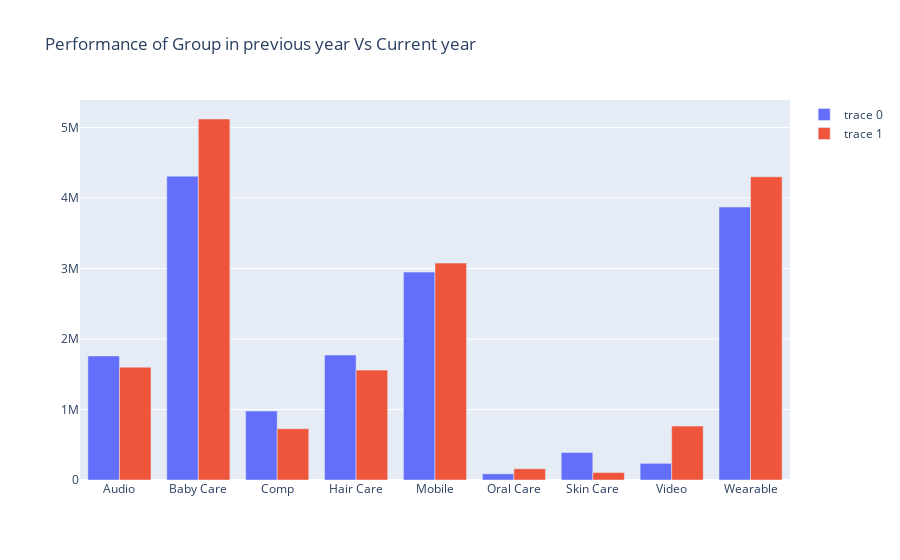

Source (notebook cell):
### Code cell
data = [
    go.Bar(x=df7['Group'], y=df7[2017.0]),
    go.Bar(x=df8['Group'], y=df8[2018.0])
]
fig = go.Figure(data, go.Layout(title='Performance of Group in previous year Vs Current year'))
fig.show()

### Figure 1 — Plotly figure (JSON) as saved in the notebook; plotly's stock layout.template omitted (floating-point values rounded to 4 significant figures)
{"data": [{"type": "bar", "x": ["Audio", "Baby Care", "Comp", "Hair Care", "Mobile", "Oral Care", "Skin Care", "Video", "Wearable"], "y": [1760000.0, 4311000.0, 978500.0, 1773000.0, 2950000.0, 87170.0, 389500.0, 236500.0, 3872000.0]}, {"type": "bar", "x": ["Audio", "Baby Care", "Comp", "Hair Care", "Mobile", "Oral Care", "Skin Care", "Video", "Wearable"], "y": [1601000.0, 5122000.0, 727200.0, 1559000.0, 3077000.0, 158300.0, 105100.0, 765500.0, 4301000.0]}], "layout": {"title": {"text": "Performance of Group in previous year Vs Current year"}}}
